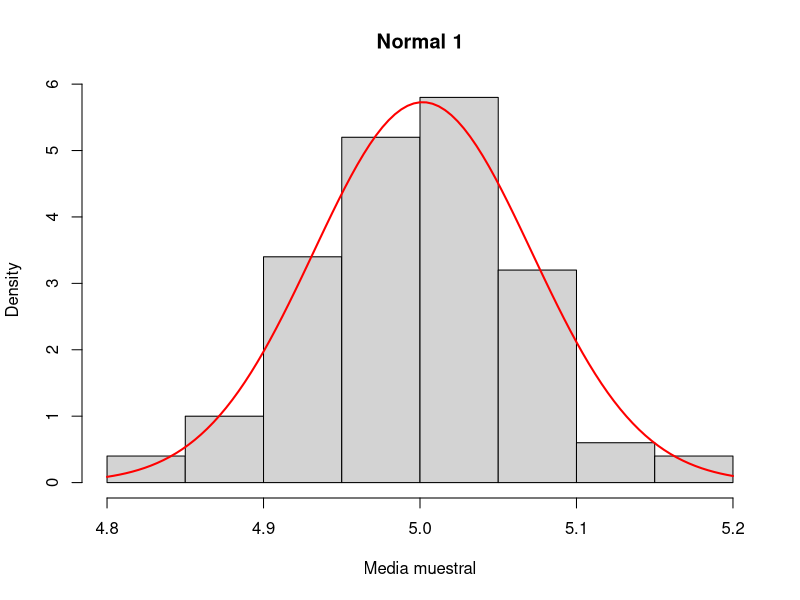
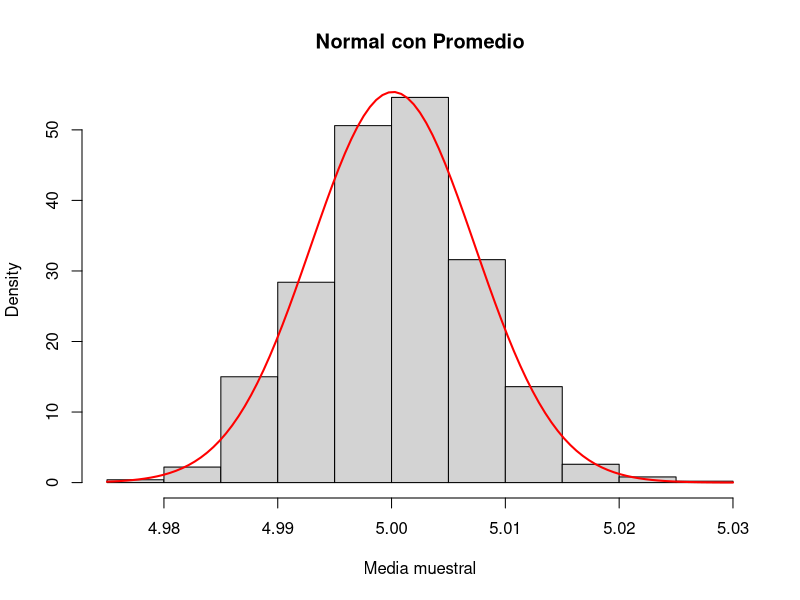
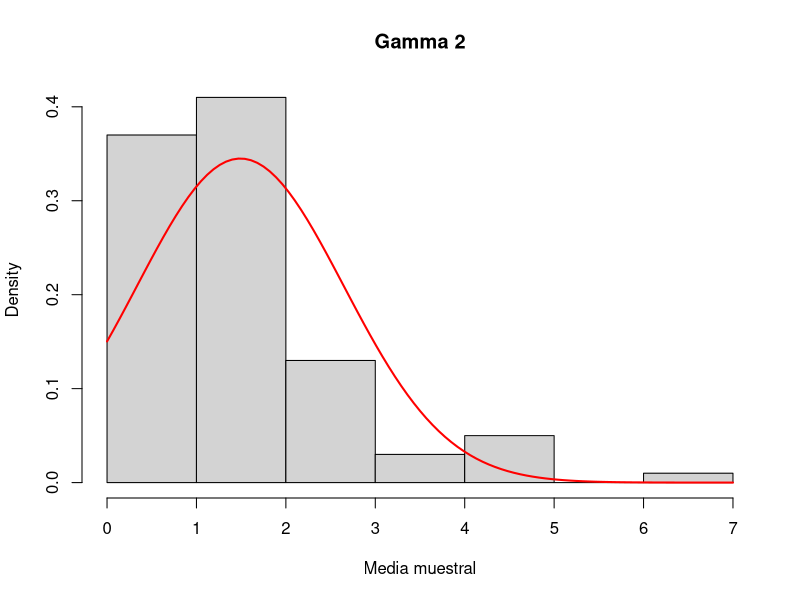
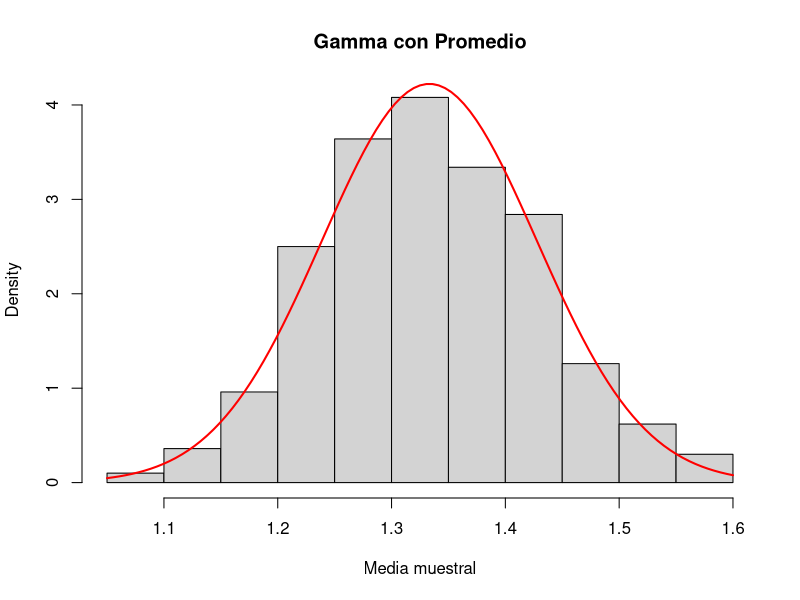
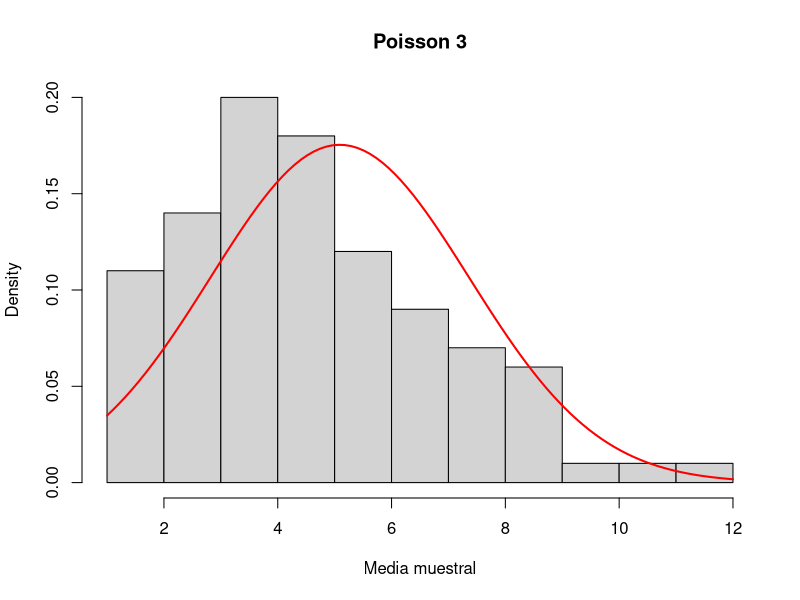
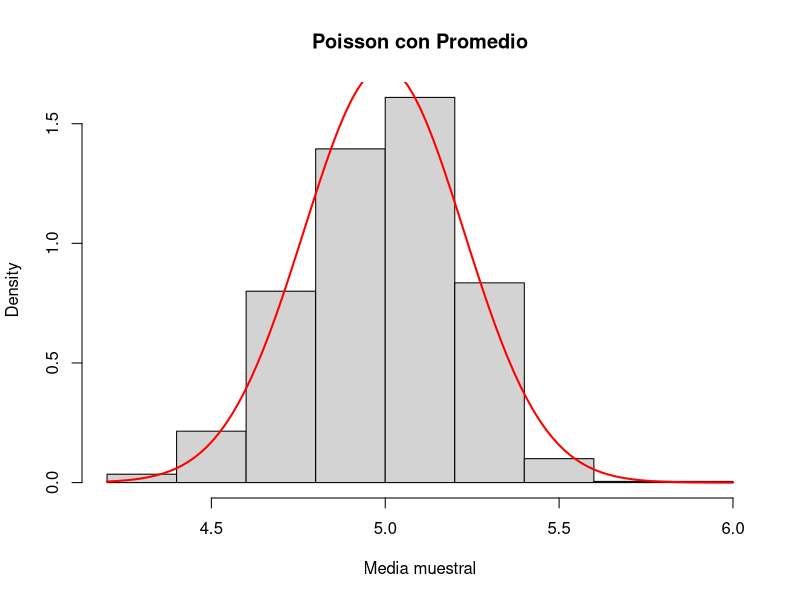
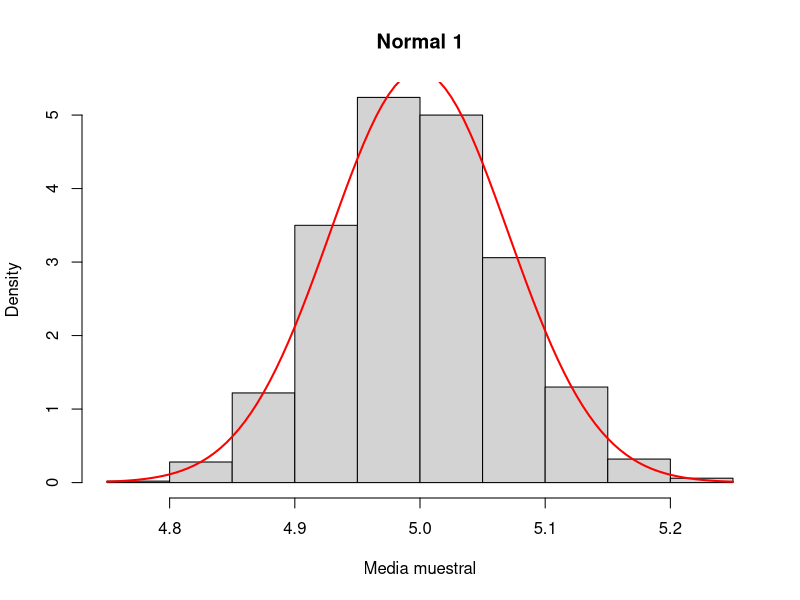
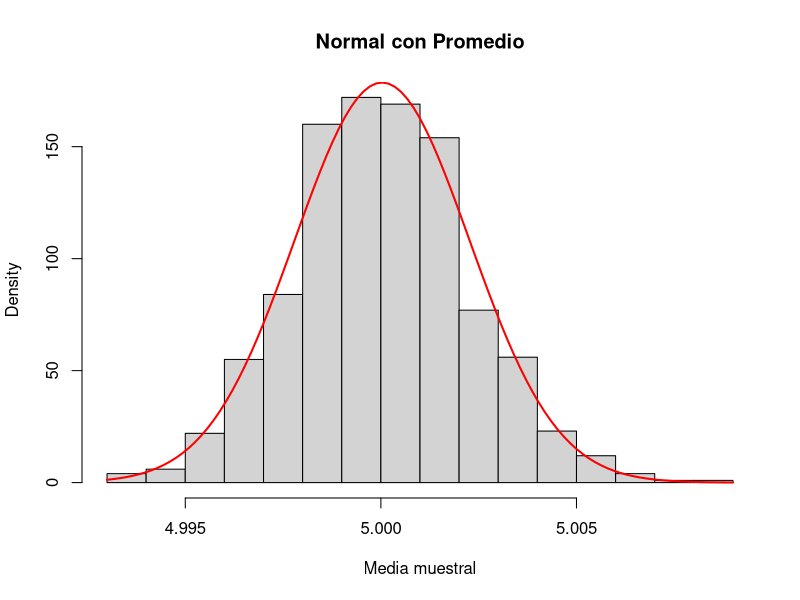

Source code (R) for these figures, in order:
## ---- chunk 1
# Definición de variables o estructuras necesarias para el muestreo.
n <- 1000
tamaño <- 100
# Normal
sigma <- sqrt(5)
mu <-5
# Gamma
alfa <- 2
beta <- 1.5
# Poisson
lambda <- 5
normal_promedio <- numeric(n)
gamma_promedio <-numeric(n)
poss_promedio <-numeric(n)


# Realizar el muestreo de las distribuciones.
for(i in 1:n) {
  normal <- rnorm(tamaño,mean = 5,sd =sigma/sqrt(n))
  normal_promedio[i] <- mean(normal)
  gamma <- rgamma(tamaño,alfa,rate=beta)
  gamma_promedio[i] <- mean(gamma)
  poss <- rpois(tamaño,lambda)
  poss_promedio[i] <- mean(poss)
}
# Código para gráficos
graficar_histograma <- function(medias_muestrales, titulo) {
  hist(medias_muestrales, probability = TRUE, main = titulo, xlab = "Media muestral")
  curve(dnorm(x, mean = mean(medias_muestrales), sd = sd(medias_muestrales)), col = "red", lwd = 2, add = TRUE)
}
#Graficamos
graficar_histograma(normal,'Normal 1')
graficar_histograma(normal_promedio,'Normal con Promedio')
graficar_histograma(gamma,'Gamma 2')
graficar_histograma(gamma_promedio,'Gamma con Promedio')
graficar_histograma(poss,'Poisson 3')
graficar_histograma(poss_promedio,'Poisson con Promedio')
## ---- chunk 2
# Definición de variables o estructuras necesarias para el muestreo.
n <- 1000
tamaño <- 1000
# Normal
sigma <- sqrt(5)
mu <-5
# Gamma
alfa <- 2
beta <- 1.5
# Poisson
lambda <- 5
normal_promedio <- numeric(n)
gamma_promedio <-numeric(n)
poss_promedio <-numeric(n)


# Realizar el muestreo de las distribuciones.
for(i in 1:n) {
  normal <- rnorm(tamaño,mean = 5,sd =sigma/sqrt(n))
  normal_promedio[i] <- mean(normal)
  gamma <- rgamma(tamaño,alfa,rate=beta)
  gamma_promedio[i] <- mean(gamma)
  poss <- rpois(tamaño,lambda)
  poss_promedio[i] <- mean(poss)
}
# Código para gráficos
graficar_histograma <- function(medias_muestrales, titulo) {
  hist(medias_muestrales, probability = TRUE, main = titulo, xlab = "Media muestral")
  curve(dnorm(x, mean = mean(medias_muestrales), sd = sd(medias_muestrales)), col = "red", lwd = 2, add = TRUE)
}

#Graficamos
graficar_histograma(normal,'Normal 1')
graficar_histograma(normal_promedio,'Normal con Promedio')
graficar_histograma(gamma,'Gamma 2')
graficar_histograma(gamma_promedio,'Gamma con Promedio')
graficar_histograma(poss,'Poisson 3')
graficar_histograma(poss_promedio,'Poisson con Promedio')
## ---- chunk 3
# Definición de variables o estructuras necesarias para el muestreo.
n <- 1000
tamaño <- 5000
# Normal
sigma <- sqrt(5)
mu <-5
# Gamma
alfa <- 2
beta <- 1.5
# Poisson
lambda <- 5
normal_promedio <- numeric(n)
gamma_promedio <-numeric(n)
poss_promedio <-numeric(n)


# Realizar el muestreo de las distribuciones.
for(i in 1:n) {
  normal <- rnorm(tamaño,mean = 5,sd =sigma/sqrt(n))
  normal_promedio[i] <- mean(normal)
  gamma <- rgamma(tamaño,alfa,rate=beta)
  gamma_promedio[i] <- mean(gamma)
  poss <- rpois(tamaño,lambda)
  poss_promedio[i] <- mean(poss)
}
# Código para gráficos
graficar_histograma <- function(medias_muestrales, titulo) {
  hist(medias_muestrales, probability = TRUE, main = titulo, xlab = "Media muestral")
  curve(dnorm(x, mean = mean(medias_muestrales), sd = sd(medias_muestrales)), col = "red", lwd = 2, add = TRUE)
}
#Graficamos
graficar_histograma(normal,'Normal 1')
graficar_histograma(normal_promedio,'Normal con Promedio')
graficar_histograma(gamma,'Gamma 2')
graficar_histograma(gamma_promedio,'Gamma con Promedio')
graficar_histograma(poss,'Poisson 3')
graficar_histograma(poss_promedio,'Poisson con Promedio')
## ---- chunk 4

convergencia <- 1:1000

# Simular lanzamientos
for (lanzamientos in 1:1000) {
  convergencia[lanzamientos] = rbinom(n = 1,size=lanzamientos,p=5/8)/lanzamientos
}

# Gráfico de la convergencia
#convergencia

plot(convergencia,type = "l", xlab = "Número de intentos", ylab = "Probabilidad de salir cara")
abline(h = 5/8, col = "red", lty = 2)
## ---- chunk 5
ruina <- function(fondos = 100, apuesta = 5){
  vec_fondos <- c(fondos)  # Monto inicial
  prob_ganar <- 8 / 19    # Probabilidad de ganar
  while (0<fondos & fondos<=200) {
    if (runif(1) < prob_ganar) {  # Generar un número aleatorio para determinar el resultado del juego
      fondos <- fondos + apuesta  # Ganó
    } else {
      fondos <- fondos - apuesta  # Perdió, disminuye los fondos
    }
    vec_fondos <- c(vec_fondos, fondos)  # Guardar los fondos despues de cada iteracion
  }
  return(vec_fondos) # Devuelve un vector con el desarrollo de los fondos
}


probabilidad_ruina <- function(apuesta = 5, n_simulaciones = 5000){
  exitos <- 0  # Contador de éxitos
  
  for (i in 1:n_simulaciones) {
    final_fondos <- ruina(apuesta = apuesta)
    if (final_fondos[length(final_fondos)] > 200) {
      exitos <- exitos + 1  # Exito si se superan los 200 dólares
    }
  }
  
  prob_exito <- exitos / n_simulaciones  # Calcular la probabilidad de éxito
  return(prob_exito)
}

# Calcular la probabilidad de ruina para diferentes tamaños de apuesta
prob_ruina_5 <- probabilidad_ruina(apuesta = 5)
prob_ruina_25 <- probabilidad_ruina(apuesta = 25)
prob_ruina_50 <- probabilidad_ruina(apuesta = 50)

cat("Probabilidad de ruina con apuesta de 5 dólares:", prob_ruina_5, "\n")
cat("Probabilidad de ruina con apuesta de 25 dólares:", prob_ruina_25, "\n")
cat("Probabilidad de ruina con apuesta de 50 dólares:", prob_ruina_50, "\n")
